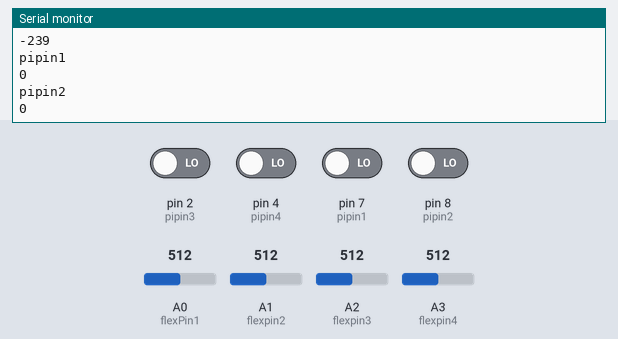
This sketch was run on a simulated Arduino Uno, built with avr-gcc and run on an emulated ATmega328P. Parts: the last lines printed to the serial monitor. The inputs (shaded band) are chosen by the test bench; at power-on: pin 2 (pipin3), pin 4 (pipin4), pin 7 (pipin1), pin 8 (pipin2) LOW, A0 (flexPin1) = 512, A1 (flexpin2) = 512, A2 (flexpin3) = 512, A3 (flexpin4) = 512.

Above: at 3.8 s.
3.9 s: A0 (flexPin1) set to 716
At 4.8 s:
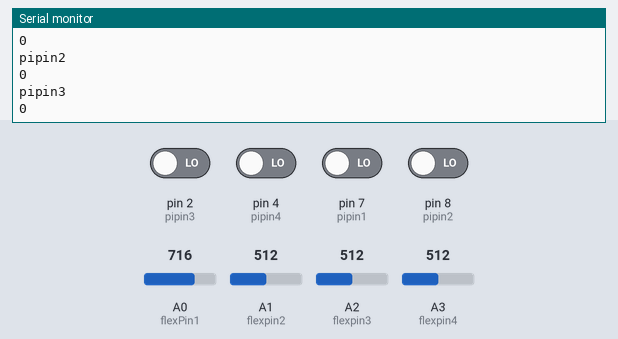
7.8 s: A1 (flexpin2) set to 306
At 8.8 s:
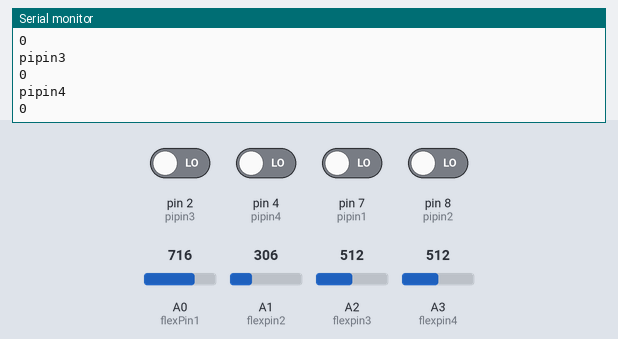
11.7 s: A2 (flexpin3) set to 290
At 13.8 s:
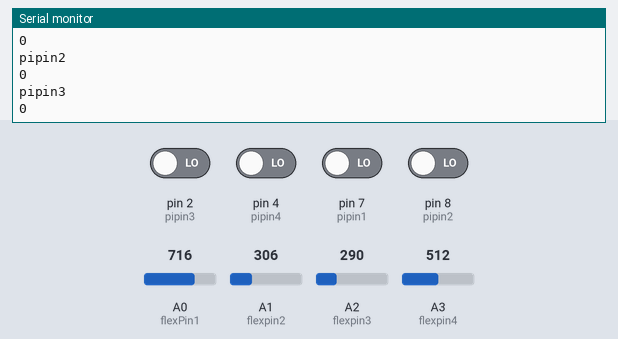
15.6 s: A3 (flexpin4) set to 190
At 17.5 s:
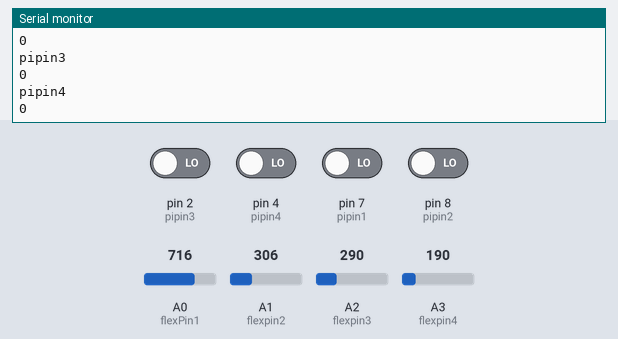
19.5 s: pin 2 (pipin3) driven HIGH
At 22.7 s:
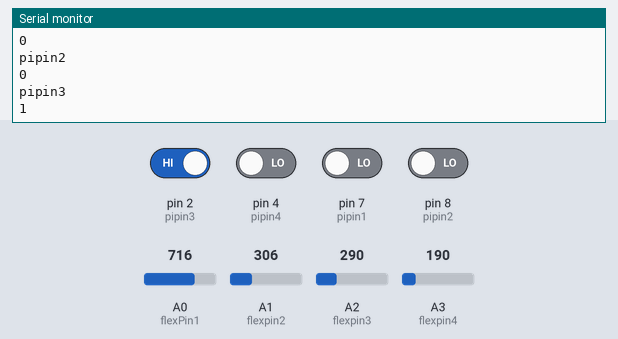
23.4 s: A2 (flexpin3) set to 310
At 26.8 s:
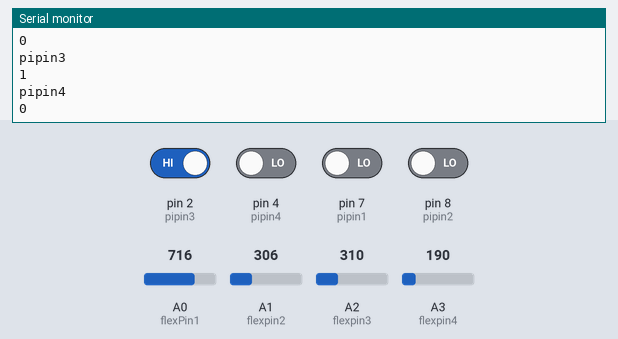
Timing chart, 0 to 28.3 s (numbered marks = the images above; inputs shaded):
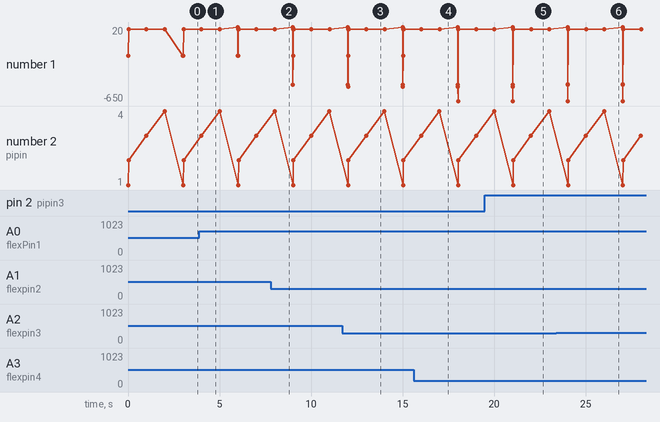

The sketch:

flex.ino
```cpp
   //pin 3 has PWM funtion
const int flexPin1 = A0;
const int flexpin2=A1;
const int flexpin3=A2;
const int flexpin4=A3;
 const int pipin1=7;
  const int pipin2=8;
  const int pipin3=2;
  const int pipin4=4;
//Variables:
int value1;
int value2;
int value3;
int value4;

//save analog value
int x,y,z,w;

void setup(){

 //Set pin 3 as 'output'
  Serial.begin(9600);       //Begin serial communication

}

void loop(){

  value1 = analogRead(flexPin1);
  value2=analogRead(flexpin2);

  value3=analogRead(flexpin3);
  value4=analogRead(flexpin4);
  //Read and save analog value from potentiometer
                 //Print value
  value1 = map(value1, 700, 900, 0, 255);
  value2=map(value2,700,900,0,255);
    value3=map(value3,700,900,0,255);
      value4=map(value4,700,900,0,255);


  Serial.println(value1);
  Serial.println(value2);
  Serial.println(value3);
  Serial.println(value4);
  if(value1<300)
  {
    //Serial.println(value1);
    digitalWrite(pipin1,LOW);
    x=digitalRead(pipin1);
    Serial.println("pipin1");
    Serial.println(x);

  }

 //Serial.println(value);
  if(value1>300)
  {
    //Serial.println(value1);
    digitalWrite(pipin1,HIGH);

    x=digitalRead(pipin1);
    Serial.println("pipin1");
    Serial.println(x);

  }

  if(value2<300)
  {
    //Serial.println(value1);
    digitalWrite(pipin2,LOW);
    y=digitalRead(pipin2);
    Serial.println("pipin2");
    Serial.println(y);

  }

 //Serial.println(value);
  if(value2>300)
  {
    //Serial.println(value1);
    digitalWrite(pipin2,HIGH);
    y=digitalRead(pipin2);
    Serial.println("pipin2");
    Serial.println(y);

  }
  delay(1000);
   if(value3<300)
  {
    //Serial.println(value1);
    digitalWrite(pipin3,LOW);
    z=digitalRead(pipin3);
    Serial.println("pipin3");
    Serial.println(z);

  }

 //Serial.println(value);
  if(value3>300)
  {
    //Serial.println(value1);
    digitalWrite(pipin3,HIGH);
    z=digitalRead(pipin3);
    Serial.println("pipin3");
    Serial.println(w);

  }
  delay(1000);
   if(value4<200)
  {
    //Serial.println(value1);
    digitalWrite(pipin4,LOW);
    w=digitalRead(pipin4);
    Serial.println("pipin4");
    Serial.println(x);

  }

 //Serial.println(value);
  if(value4>300)
  {
    //Serial.println(value1);
    digitalWrite(pipin4,HIGH);
    w=digitalRead(pipin4);
    Serial.println("pipin4");
    Serial.println(x);

  }

  //Map value 0-1023 to 0-255 (PWM)
  delay(1000);
                                    //Small delay

}
```

Measured:
- after the input at 11.7 s, the serial monitor: prints a new line after 0.32 s (image 3)
- after the input at 19.5 s, the serial monitor: prints a new line after 2.5 s (image 5)
- after the input at 23.4 s, the serial monitor: prints a new line after 0.63 s (image 6)
